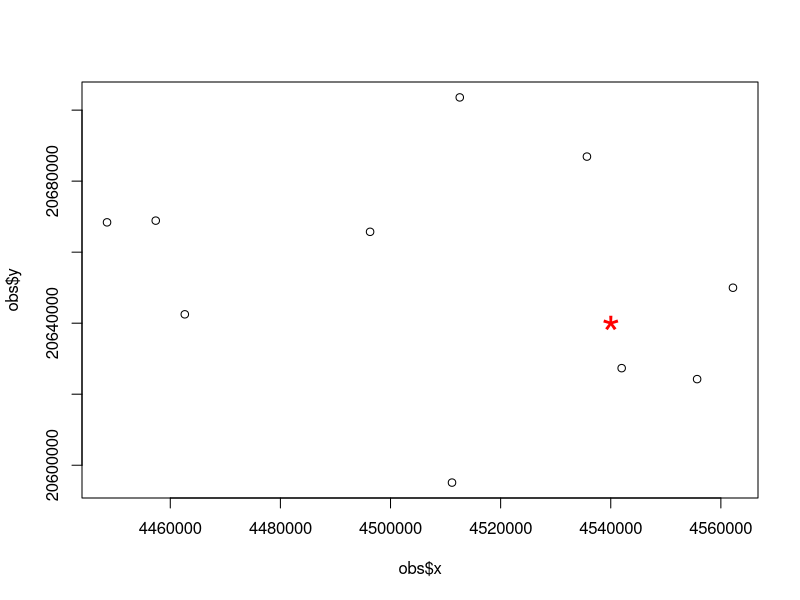

Recreate this plot in R. (Note: this script raises an error after producing the figure.)
## ---- chunk 1
knitr::opts_chunk$set(fig.width=12, fig.height=8, fig.path='Figs/',  warning=FALSE, message=FALSE)
rm(list=ls())
## ---- chunk 2

#oa<-readShapePoints('Data/oa.shp')
#oa<-subset(oa, oa$WTE2013>0)
#inc <- sample(1:nrow(oa), 10)
#x <- oa@coords[inc,1]
#y <- oa@coords[inc,2]
#value <- oa$WTE2013[inc]
#obs<-cbind(x,y,value)
#rownames(obs)=1:10
#write.csv(obs, 'data.csv', row.names=F)

obs=read.csv('data.csv')
xtarget=4540000
ytarget=20640000
head(obs)
plot(obs$x,obs$y)
points(xtarget,ytarget, col='red', pch='*', cex=3)
## ---- chunk 3

# this is a function to return the value of exponential covariogram based on the input distance. The covariogram parameters have been specified. 
expVariogram<-function(distance){
    nugget=0; sill=2000; range=20000
    return (nugget+sill*exp(-3*distance/range))
}
## ---- chunk 4

#With the above exponential covariogram, please finish the following kriging function

kriging<-function(object, location){
	n=nrow(object)
	x <- as.matrix(cbind(object$x, object$y))
	# First, we calculate the distance matrix between observations. 
	# Initialize distance matrix
	x1 <- rep(rep(0,n),n)         
	dist <- matrix(x1,nrow=n,ncol=n) 
	for (i in 1:n){ 
		for (j in 1:n){ 
			dist[i,j]=sqrt((x[i,1]-x[j,1])^2+(x[i,2]-x[j,2])^2) 
		} 
	}
	#######################################################
	## Here, please add your code to convert the distance matrix to covariance
	## matrix
         C<-expVariogram(dist)        

        ## 
	######################################################


	dist2= rep(0,n) # initialize observation to target distance 
	for(i in 1:n){
		dist2[i]=sqrt((x[i,1]-location[1])^2+(x[i,2]-location[2])^2)
	}

	#######################################################
	## Here, please add your code to convert the distance vector between target
	# and observations to the vector of covariance 
         c<-expVariogram(dist2)
        #
	#######################################################

	# The following code generate the kriging weighs for each observations. 
	# function `solve(C)` to invert a matrix `C`, and function `%*%` to
	# multiply two matrix

	w <- solve(C) %*% c

	#######################################################
	# Here, according to the equation given previously in this document,
	# please add your code to get the kriging estimation (say it is called zhat) and the associated
	# variance based on the weight `w`

	zhat <- 0 # Initilized as 0
        zhat<-sum(w*object$value)

        #
	#######################################################

	return (zhat)
}

## ---- chunk 5

diff=rep(0,nrow(object))
for (i in 1:nrow(object)){
location=c(object[i,1], object[i,2])
diff[i]=kriging(object,location)-object[i,3]
}

